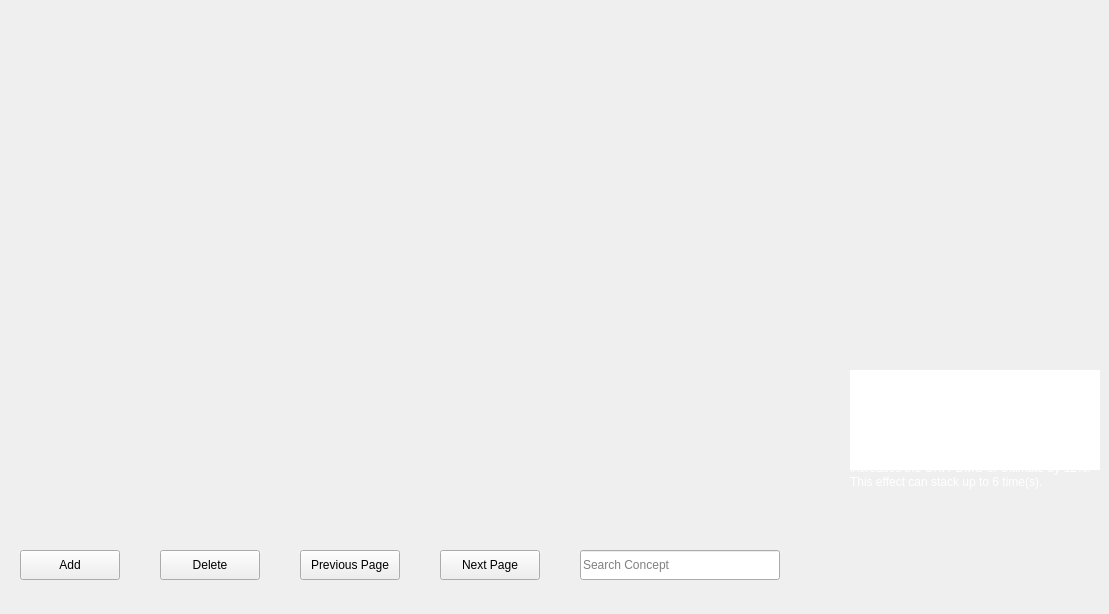
    <widget class="QWidget" name="lightcone">
     <widget class="QLabel" name="lcbg">
      <property name="geometry">
       <rect>
        <x>0</x>
        <y>0</y>
        <width>1100</width>
        <height>600</height>
       </rect>
      </property>
      <property name="styleSheet">
       <string notr="true">border-image: url(:/res/panel.png);</string>
      </property>
      <property name="text">
       <string/>
      </property>
     </widget>
     <widget class="QLabel" name="lctachie">
      <property name="geometry">
       <rect>
        <x>850</x>
        <y>0</y>
        <width>250</width>
        <height>375</height>
       </rect>
      </property>
      <property name="styleSheet">
       <string notr="true">border-image: url(:/lightcones/tachie/res/LightCones/tachie/5stars/The Hunt/In the Night.png);
</string>
      </property>
      <property name="text">
       <string/>
      </property>
      <property name="scaledContents">
       <bool>true</bool>
      </property>
     </widget>
     <widget class="QLabel" name="skill">
      <property name="geometry">
       <rect>
        <x>850</x>
        <y>405</y>
        <width>250</width>
        <height>200</height>
       </rect>
      </property>
      <property name="minimumSize">
       <size>
        <width>250</width>
        <height>200</height>
       </size>
      </property>
      <property name="maximumSize">
       <size>
        <width>250</width>
        <height>200</height>
       </size>
      </property>
      <property name="styleSheet">
       <string notr="true">color: rgb(255, 255, 255);
font: 700 8pt &quot;Meiryo UI&quot;;</string>
      </property>
      <property name="text">
       <string>Increases the wearer's CRIT Rate by 18%. While the wearer is in battle, for every 10 SPD that exceeds 100, increases DMG dealt by Basic ATK and Skill by 6%. At the same time, increases the CRIT DMG of Ultimate by 12%. This effect can stack up to 6 time(s).</string>
      </property>
      <property name="alignment">
       <set>Qt::AlignLeading|Qt::AlignLeft|Qt::AlignTop</set>
      </property>
      <property name="wordWrap">
       <bool>true</bool>
      </property>
     </widget>
     <widget class="QTableWidget" name="lcbase">
      <property name="geometry">
       <rect>
        <x>850</x>
        <y>370</y>
        <width>250</width>
        <height>100</height>
       </rect>
      </property>
      <property name="minimumSize">
       <size>
        <width>250</width>
        <height>100</height>
       </size>
      </property>
      <property name="maximumSize">
       <size>
        <width>250</width>
        <height>100</height>
       </size>
      </property>
      <property name="styleSheet">
       <string notr="true">border:none;
color: rgb(255, 255, 255);
border-image: url(:/res/empty.png);
font: 10pt &quot;Microsoft YaHei UI&quot;;
</string>
      </property>
      <property name="verticalScrollBarPolicy">
       <enum>Qt::ScrollBarAlwaysOff</enum>
      </property>
      <property name="horizontalScrollBarPolicy">
       <enum>Qt::ScrollBarAlwaysOff</enum>
      </property>
      <property name="editTriggers">
       <set>QAbstractItemView::NoEditTriggers</set>
      </property>
      <property name="selectionMode">
       <enum>QAbstractItemView::NoSelection</enum>
      </property>
      <property name="showGrid">
       <bool>false</bool>
      </property>
      <property name="cornerButtonEnabled">
       <bool>false</bool>
      </property>
      <attribute name="horizontalHeaderVisible">
       <bool>false</bool>
      </attribute>
      <attribute name="horizontalHeaderMinimumSectionSize">
       <number>18</number>
      </attribute>
      <attribute name="horizontalHeaderDefaultSectionSize">
       <number>80</number>
      </attribute>
      <attribute name="verticalHeaderVisible">
       <bool>false</bool>
      </attribute>
      <row>
       <property name="text">
        <string/>
       </property>
       <property name="font">
        <font>
         <pointsize>1</pointsize>
        </font>
       </property>
       <property name="textAlignment">
        <set>AlignCenter</set>
       </property>
      </row>
      <column>
       <property name="text">
        <string>HP</string>
       </property>
      </column>
      <column>
       <property name="text">
        <string>ATK</string>
       </property>
      </column>
      <column>
       <property name="text">
        <string>DEF</string>
       </property>
      </column>
      <item row="0" column="0">
       <property name="text">
        <string>1058.4</string>
       </property>
       <property name="font">
        <font>
         <pointsize>10</pointsize>
        </font>
       </property>
       <property name="textAlignment">
        <set>AlignCenter</set>
       </property>
       <property name="icon">
        <iconset>
         <normaloff>:/staticon/res/statsicon/hp.png</normaloff>:/staticon/res/statsicon/hp.png</iconset>
       </property>
       <property name="flags">
        <set>ItemIsEnabled</set>
       </property>
      </item>
      <item row="0" column="1">
       <property name="text">
        <string>582.2</string>
       </property>
       <property name="font">
        <font>
         <pointsize>10</pointsize>
        </font>
       </property>
       <property name="textAlignment">
        <set>AlignCenter</set>
       </property>
       <property name="icon">
        <iconset>
         <normaloff>:/staticon/res/statsicon/atk.png</normaloff>:/staticon/res/statsicon/atk.png</iconset>
       </property>
       <property name="flags">
        <set>ItemIsEnabled</set>
       </property>
      </item>
      <item row="0" column="2">
       <property name="text">
        <string>463.05</string>
       </property>
       <property name="font">
        <font>
         <pointsize>10</pointsize>
        </font>
       </property>
       <property name="textAlignment">
        <set>AlignCenter</set>
       </property>
       <property name="icon">
        <iconset>
         <normaloff>:/staticon/res/statsicon/def.png</normaloff>:/staticon/res/statsicon/def.png</iconset>
       </property>
       <property name="flags">
        <set>ItemIsEnabled</set>
       </property>
      </item>
     </widget>
     <widget class="QPushButton" name="addlc">
      <property name="geometry">
       <rect>
        <x>20</x>
        <y>550</y>
        <width>100</width>
        <height>30</height>
       </rect>
      </property>
      <property name="styleSheet">
       <string notr="true">QPushiButton
{
border-radius: 15px;
border:1px solid rgb(0, 0, 0);
}
QPushButton:hover
{
    color:white;
    background-color:rgb(44 , 137 , 255);
    border: 1px solid rgb(11 , 137 , 234);
}
QPushButton:pressed
{
    color:white;
    background-color:rgb(14 , 135 , 228);
    border: 1px solid rgb(12 , 138 , 235);
    padding-left:3px;
    padding-top:3px;
}

</string>
      </property>
      <property name="text">
       <string>Add</string>
      </property>
     </widget>
     <widget class="QPushButton" name="removelc">
      <property name="geometry">
       <rect>
        <x>160</x>
        <y>550</y>
        <width>100</width>
        <height>30</height>
       </rect>
      </property>
      <property name="styleSheet">
       <string notr="true">QPushiButton
{
border-radius: 15px;
border:1px solid rgb(0, 0, 0);
}
QPushButton:hover
{
    color:white;
    background-color:rgb(44 , 137 , 255);
    border: 1px solid rgb(11 , 137 , 234);
}
QPushButton:pressed
{
    color:white;
    background-color:rgb(14 , 135 , 228);
    border: 1px solid rgb(12 , 138 , 235);
    padding-left:3px;
    padding-top:3px;
}

</string>
      </property>
      <property name="text">
       <string>Delete</string>
      </property>
     </widget>
     <widget class="QLineEdit" name="searchlc">
      <property name="geometry">
       <rect>
        <x>580</x>
        <y>550</y>
        <width>200</width>
        <height>30</height>
       </rect>
      </property>
      <property name="maxLength">
       <number>50</number>
      </property>
      <property name="placeholderText">
       <string>Search Concept</string>
      </property>
     </widget>
     <widget class="QTableView" name="lctable">
      <property name="geometry">
       <rect>
        <x>20</x>
        <y>20</y>
        <width>800</width>
        <height>500</height>
       </rect>
      </property>
      <property name="minimumSize">
       <size>
        <width>800</width>
        <height>500</height>
       </size>
      </property>
      <property name="maximumSize">
       <size>
        <width>800</width>
        <height>500</height>
       </size>
      </property>
      <property name="styleSheet">
       <string notr="true">color: rgb(255, 255, 255);
background-color:transparent;
gridline-color: rgb(255, 255, 255);</string>
      </property>
      <property name="horizontalScrollBarPolicy">
       <enum>Qt::ScrollBarAlwaysOff</enum>
      </property>
      <property name="editTriggers">
       <set>QAbstractItemView::NoEditTriggers</set>
      </property>
      <property name="selectionMode">
       <enum>QAbstractItemView::SingleSelection</enum>
      </property>
      <property name="sortingEnabled">
       <bool>true</bool>
      </property>
      <attribute name="verticalHeaderVisible">
       <bool>false</bool>
      </attribute>
     </widget>
     <widget class="QPushButton" name="prepage">
      <property name="geometry">
       <rect>
        <x>300</x>
        <y>550</y>
        <width>100</width>
        <height>30</height>
       </rect>
      </property>
      <property name="styleSheet">
       <string notr="true">QPushiButton
{
border-radius: 15px;
border:1px solid rgb(0, 0, 0);
}
QPushButton:hover
{
    color:white;
    background-color:rgb(44 , 137 , 255);
    border: 1px solid rgb(11 , 137 , 234);
}
QPushButton:pressed
{
    color:white;
    background-color:rgb(14 , 135 , 228);
    border: 1px solid rgb(12 , 138 , 235);
    padding-left:3px;
    padding-top:3px;
}

</string>
      </property>
      <property name="text">
       <string>Previous Page</string>
      </property>
     </widget>
     <widget class="QPushButton" name="nexpage">
      <property name="geometry">
       <rect>
        <x>440</x>
        <y>550</y>
        <width>100</width>
        <height>30</height>
       </rect>
      </property>
      <property name="styleSheet">
       <string notr="true">QPushiButton
{
border-radius: 15px;
border:1px solid rgb(0, 0, 0);
}
QPushButton:hover
{
    color:white;
    background-color:rgb(44 , 137 , 255);
    border: 1px solid rgb(11 , 137 , 234);
}
QPushButton:pressed
{
    color:white;
    background-color:rgb(14 , 135 , 228);
    border: 1px solid rgb(12 , 138 , 235);
    padding-left:3px;
    padding-top:3px;
}

</string>
      </property>
      <property name="text">
       <string>Next Page</string>
      </property>
     </widget>
    </widget>
